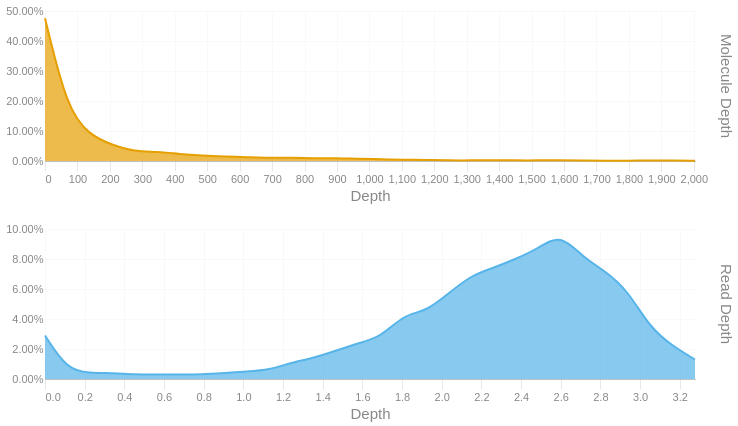

This figure's notebook cell:
### Code cell
readdep = depth_hist(tb['Read Depth'], q99, 3)
readdep = readdep.with_columns(pl.lit('Read Depth').alias('Metric'))
if not SKIPLR:
    moldep = depth_hist(tb['Molecule Depth'], mol_q99, 1)
    moldep = moldep.with_columns(pl.lit('Molecule Depth').alias('Metric'))
    _hist = pl.concat([readdep, moldep])
    _hist = _hist.filter(pl.col('Proportion') != 0)
    with SafeRender(_hist):
        (
            alt.Chart(_hist)        
            .mark_area(interpolate = "basis")
            .encode(
                x=alt.X('Bin:Q').scale(domainMin=0).axis(alt.Axis(title='Depth')),
                y = alt.Y('Proportion:Q', title = None).axis(format = '.2%'),
                color = alt.Color('Metric:N').legend(None),
                row = alt.Row("Metric:N").header(title = None, labelOrient = 'right'),
                tooltip = [
                    alt.Tooltip("Metric:N", title = "Metric"),
                    alt.Tooltip('Interval:N', title = "Depth Interval"),
                    alt.Tooltip('Proportion:Q', title = "% Alignments").format('.2%')
                ]
            )
            .resolve_scale(x='independent', y='independent')
            .properties(
                height = 150, width = 650,
                usermeta={'embedOptions': {'downloadFileName': f'{samplename}.depth.hist'}}
            )
        ).display()
else:
    readdep = readdep.filter(pl.col('Proportion') != 0)
    with SafeRender(readdep):
        (
            alt.Chart(readdep)        
            .mark_area(interpolate = "basis")
            .encode(
                x=alt.X('Bin:Q').scale(domainMin=0).axis(alt.Axis(title='Depth')),
                y = alt.Y('Proportion:Q', title = None).axis(format = '.2%'),
                tooltip = [
                    alt.Tooltip('Interval:N', title = "Depth Interval"),
                    alt.Tooltip('Proportion:Q', title = "% Alignments").format('.2%')
                ]
            )
            .properties(
                usermeta={'embedOptions': {'downloadFileName': f'{samplename}.depth.hist'}}
            )
        ).display()

### Figure 1 — Vega-Lite specification as saved in the notebook (floating-point values rounded to 4 significant figures)
{"width": 650, "height": 150, "config": {"title": {"anchor": "start", "dy": -15, "fontSize": 18, "color": "#888888", "subtitleColor": "#888888", "subtitleFontSize": 14}, "arc": {"fill": "#0072B2"}, "axis": {"domainColor": "#888888", "domainWidth": 0.5, "gridWidth": 0.2, "grid": false, "titleFontWeight": 400, "titleFontSize": 15, "labelFontSize": 11, "labelColor": "#888888", "tickColor": "#888888", "tickWidth": 0.2, "titleColor": "#888888"}, "axisBand": {"grid": false}, "axisX": {"grid": true, "tickSize": 10, "domainCap": "round"}, "axisY": {"domain": false, "grid": true, "tickSize": 0, "domainCap": "round"}, "background": "transparent", "header": {"labelFontSize": 15, "labelColor": "#888888", "titleFontSize": 15, "titleFontWeight": 600, "titleColor": "#888888"}, "legend": {"labelFont": "sans-serif", "labelFontSize": 12, "labelColor": "#888888", "symbolSize": 100, "symbolType": "circle", "titleFontSize": 12, "titlePadding": 10, "titleColor": "#888888", "title": null}, "range": {"category": ["#E69F00", "#56B4E9", "#009E73", "#F0E442", "#0072B2", "#D55E00", "#CC79A7", "#000000"], "diverging": ["#cfe8f3", "#a2d4ec", "#73bfe2", "#46abdb", "#1696d2", "#12719e"]}, "area": {"fill": "#0072B2", "fillOpacity": 0.7, "line": true, "strokeOpacity": 0.7}, "line": {"color": "#0072B2", "stroke": "#0072B2", "strokeWidth": 2}, "trail": {"color": "#0072B2", "stroke": "#0072B2", "strokeWidth": 0, "size": 1}, "point": {"filled": true, "fillOpacity": 1.0, "size": 95}, "text": {"color": "#888888", "fontSize": 11, "align": "right", "fontWeight": 400, "size": 11}, "bar": {"fill": "#0072B2", "stroke": null}, "view": {"stroke": null, "continuousWidth": 660, "continuousHeight": 400}}, "data": {"name": "data-6f471dac6a3e3eecf91b8ce127e8370e"}, "mark": {"type": "area", "interpolate": "basis"}, "encoding": {"color": {"field": "Metric", "legend": null, "type": "nominal"}, "row": {"field": "Metric", "header": {"title": null, "labelOrient": "right"}, "type": "nominal"}, "tooltip": [{"field": "Metric", "title": "Metric", "type": "nominal"}, {"field": "Interval", "title": "Depth Interval", "type": "nominal"}, {"field": "Proportion", "format": ".2%", "title": "% Alignments", "type": "quantitative"}], "x": {"axis": {"title": "Depth"}, "field": "Bin", "scale": {"domainMin": 0}, "type": "quantitative"}, "y": {"axis": {"format": ".2%"}, "field": "Proportion", "title": null, "type": "quantitative"}}, "resolve": {"scale": {"x": "independent", "y": "independent"}}, "usermeta": {"embedOptions": {"downloadFileName": "S6_Waccamaw_1691.depth.hist"}}, "$schema": "https://vega.github.io/schema/vega-lite/v6.1.0.json", "datasets": {"data-6f471dac6a3e3eecf91b8ce127e8370e": [{"Bin": 0.0, "Interval": "0.0-0.113", "Proportion": 0.029, "Metric": "Read Depth"}, {"Bin": 0.113, "Interval": "0.113-0.226", "Proportion": 0.006, "Metric": "Read Depth"}, {"Bin": 0.226, "Interval": "0.226-0.339", "Proportion": 0.004, "Metric": "Read Depth"}, {"Bin": 0.339, "Interval": "0.339-0.452", "Proportion": 0.004, "Metric": "Read Depth"}, {"Bin": 0.452, "Interval": "0.452-0.565", "Proportion": 0.003, "Metric": "Read Depth"}, {"Bin": 0.565, "Interval": "0.565-0.678", "Proportion": 0.003, "Metric": "Read Depth"}, {"Bin": 0.678, "Interval": "0.678-0.791", "Proportion": 0.003, "Metric": "Read Depth"}, {"Bin": 0.791, "Interval": "0.791-0.904", "Proportion": 0.003, "Metric": "Read Depth"}, {"Bin": 0.904, "Interval": "0.904-1.017", "Proportion": 0.004, "Metric": "Read Depth"}, {"Bin": 1.017, "Interval": "1.017-1.13", "Proportion": 0.005, "Metric": "Read Depth"}, {"Bin": 1.13, "Interval": "1.13-1.243", "Proportion": 0.006, "Metric": "Read Depth"}, {"Bin": 1.243, "Interval": "1.243-1.356", "Proportion": 0.011, "Metric": "Read Depth"}, {"Bin": 1.356, "Interval": "1.356-1.469", "Proportion": 0.014, "Metric": "Read Depth"}, {"Bin": 1.469, "Interval": "1.469-1.582", "Proportion": 0.019, "Metric": "Read Depth"}, {"Bin": 1.582, "Interval": "1.582-1.695", "Proportion": 0.024, "Metric": "Read Depth"}, {"Bin": 1.695, "Interval": "1.695-1.808", "Proportion": 0.028, "Metric": "Read Depth"}, {"Bin": 1.808, "Interval": "1.808-1.921", "Proportion": 0.043, "Metric": "Read Depth"}, {"Bin": 1.921, "Interval": "1.921-2.034", "Proportion": 0.045, "Metric": "Read Depth"}, {"Bin": 2.034, "Interval": "2.034-2.147", "Proportion": 0.057, "Metric": "Read Depth"}, {"Bin": 2.147, "Interval": "2.147-2.26", "Proportion": 0.069, "Metric": "Read Depth"}, {"Bin": 2.26, "Interval": "2.26-2.373", "Proportion": 0.074, "Metric": "Read Depth"}, {"Bin": 2.373, "Interval": "2.373-2.486", "Proportion": 0.08, "Metric": "Read Depth"}, {"Bin": 2.486, "Interval": "2.486-2.599", "Proportion": 0.087, "Metric": "Read Depth"}, {"Bin": 2.599, "Interval": "2.599-2.712", "Proportion": 0.097, "Metric": "Read Depth"}, {"Bin": 2.712, "Interval": "2.712-2.825", "Proportion": 0.081, "Metric": "Read Depth"}, {"Bin": 2.825, "Interval": "2.825-2.938", "Proportion": 0.072, "Metric": "Read Depth"}, {"Bin": 2.938, "Interval": "2.938-3.051", "Proportion": 0.059, "Metric": "Read Depth"}, {"Bin": 3.051, "Interval": "3.051-3.164", "Proportion": 0.034, "Metric": "Read Depth"}, {"Bin": 3.164, "Interval": "3.164-3.277", "Proportion": 0.022, "Metric": "Read Depth"}, {"Bin": 3.277, "Interval": "3.277-3.39", "Proportion": 0.013, "Metric": "Read Depth"}, {"Bin": 0.0, "Interval": "0.0-69.1", "Proportion": 0.476, "Metric": "Molecule Depth"}, {"Bin": 69.1, "Interval": "69.1-138.2", "Proportion": 0.17, "Metric": "Molecule Depth"}, {"Bin": 138.2, "Interval": "138.2-207.3", "Proportion": 0.086, "Metric": "Molecule Depth"}, {"Bin": 207.3, "Interval": "207.3-276.4", "Proportion": 0.053, "Metric": "Molecule Depth"}, {"Bin": 276.4, "Interval": "276.4-345.5", "Proportion": 0.031, "Metric": "Molecule Depth"}, {"Bin": 345.5, "Interval": "345.5-414.6", "Proportion": 0.032, "Metric": "Molecule Depth"}, {"Bin": 414.6, "Interval": "414.6-483.6", "Proportion": 0.023, "Metric": "Molecule Depth"}, {"Bin": 483.6, "Interval": "483.6-552.7", "Proportion": 0.018, "Metric": "Molecule Depth"}, {"Bin": 552.7, "Interval": "552.7-621.8", "Proportion": 0.015, "Metric": "Molecule Depth"}, {"Bin": 621.8, "Interval": "621.8-690.9", "Proportion": 0.013, "Metric": "Molecule Depth"}, {"Bin": 690.9, "Interval": "690.9-760.0", "Proportion": 0.01, "Metric": "Molecule Depth"}, {"Bin": 760.0, "Interval": "760.0-829.1", "Proportion": 0.011, "Metric": "Molecule Depth"}, {"Bin": 829.1, "Interval": "829.1-898.2", "Proportion": 0.009, "Metric": "Molecule Depth"}, {"Bin": 898.2, "Interval": "898.2-967.3", "Proportion": 0.01, "Metric": "Molecule Depth"}, {"Bin": 967.3, "Interval": "967.3-1036.4", "Proportion": 0.007, "Metric": "Molecule Depth"}, {"Bin": 1036.0, "Interval": "1036.4-1105.5", "Proportion": 0.006, "Metric": "Molecule Depth"}, {"Bin": 1106.0, "Interval": "1105.5-1174.6", "Proportion": 0.004, "Metric": "Molecule Depth"}, {"Bin": 1175.0, "Interval": "1174.6-1243.7", "Proportion": 0.004, "Metric": "Molecule Depth"}, {"Bin": 1244.0, "Interval": "1243.7-1312.7", "Proportion": 0.002, "Metric": "Molecule Depth"}, {"Bin": 1313.0, "Interval": "1312.7-1381.8", "Proportion": 0.002, "Metric": "Molecule Depth"}, {"Bin": 1382.0, "Interval": "1381.8-1450.9", "Proportion": 0.003, "Metric": "Molecule Depth"}, {"Bin": 1451.0, "Interval": "1450.9-1520.0", "Proportion": 0.002, "Metric": "Molecule Depth"}, {"Bin": 1520.0, "Interval": "1520.0-1589.1", "Proportion": 0.002, "Metric": "Molecule Depth"}, {"Bin": 1589.0, "Interval": "1589.1-1658.2", "Proportion": 0.003, "Metric": "Molecule Depth"}, {"Bin": 1658.0, "Interval": "1658.2-1727.3", "Proportion": 0.002, "Metric": "Molecule Depth"}, {"Bin": 1727.0, "Interval": "1727.3-1796.4", "Proportion": 0.001, "Metric": "Molecule Depth"}, {"Bin": 1796.0, "Interval": "1796.4-1865.5", "Proportion": 0.001, "Metric": "Molecule Depth"}, {"Bin": 1866.0, "Interval": "1865.5-1934.6", "Proportion": 0.002, "Metric": "Molecule Depth"}, {"Bin": 1935.0, "Interval": "1934.6-2003.7", "Proportion": 0.002, "Metric": "Molecule Depth"}, {"Bin": 2004.0, "Interval": "2003.7-2072.76", "Proportion": 0.001, "Metric": "Molecule Depth"}]}}
